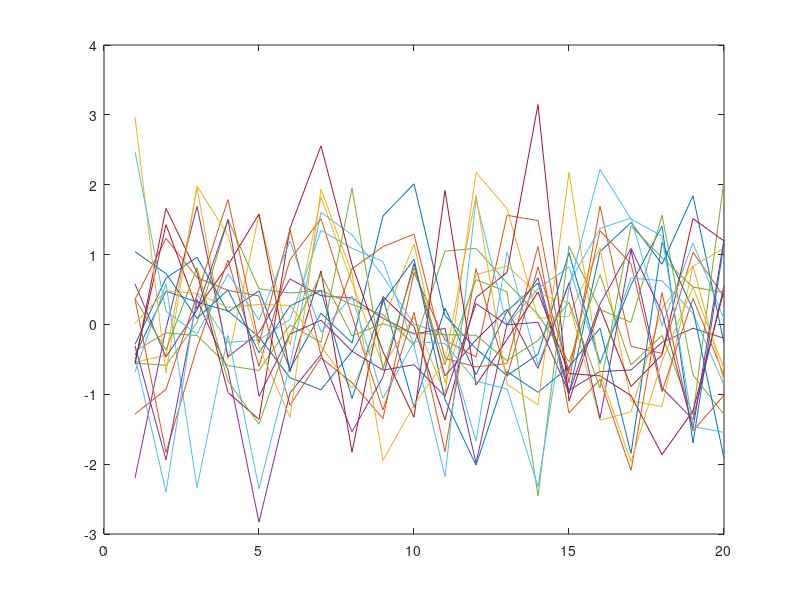

The MATLAB source for this figure: (Note: this script raises an error after producing the figure.)
clear all
close all
clc
iFig = 0;
addpath('../../matlab_tools')

% get colors
figure(100);
h = plot(randn(20));
colors = get(h,'Color');
close(100);

% information resolutions
resolutions = [0.01,0.02,0.05,0.10];
resNames = [{'1% info resolution'},{'2% info resolution'},{'5% info resolution'},{'10% info resolution'}];
Nres = length(resolutions);

% site names
sites = [{'Amplero'},{'Blodgett'},{'Bugac'   },{'ElSaler2'},{'ElSaler' },...
         {'Espirra'},{'FortPeck'},{'Harvard' },{'Hesse'   },{'Howlandm'},...
         {'Howard' },{'Hyytiala'},{'Kruger'  },{'Loobos'  },{'Merbleue'},...
         {'Mopane' },{'Palang'  },{'Sylvania'},{'Tumba'   },{'UniMich' }];
Nsites = length(sites);

% Models
modelNames = [{'CABLE 2.0'},{'CABLE 2.0 SLI'},{'CHTESSEL'},{'COLASSiB 2.0'},{'ISBA SURFEX 7.3 3l'},{'ISBA SURFEX 7.3 dif'},{'JULES 3.1'},{'JULES 3.1 (altP)'},{'Manabe Bucket'},{'Mosaic'},{'NOAH 2.7.1'},{'Noah 3.2'},{'NOAH 3.3'},{'Penman Monteith'}];
%          {'ORCHIDEE.trunk_r1401'}
%          {'SUMMA.1.0.exp.01.000'}
%          {'SUMMA.1.0.exp.01.001'}
%          {'SUMMA.1.0.exp.01.002'}
%          {'SUMMA.1.0.exp.01.003'}
%          {'SUMMA.1.0.exp.01.004'}
%          {'SUMMA.1.0.exp.01.005'}
%          {'SUMMA.1.0.exp.01.006'}
%          {'SUMMA.1.0.exp.01.007'}
%          {'SUMMA.1.0.exp.01.008'}
%          {'SUMMA.1.0.exp.01.009'}
Nmodels = length(modelNames);

% stuff we need for the file name
Nepochs = 10000;
trnfctn = 'trainscg';

Du = 5;

% experiment targets
targNames = [{'Qe'},{'Qh'},{'NEE'}];
Ntargs = length(targNames);

% number of boodstraps
Nboots = 1;

% loop through experiments
for iTarg = 1:Ntargs
 for iBoot = 1:Nboots

  % screen report 
  tboot = tic;

  % init storage
  Yloo = []; 
  Yobs = [];
  Ysit = []; 
  Nsite = zeros(Nsites,1);

  for iSite = 1:Nsites

%% --------------------------
   % file name 
   LOOfname = strcat('../results/LOO_all_',targNames{iTarg},'_',sites{iSite},'_',num2str(iBoot),'_',num2str(Nepochs),'_',trnfctn,'.mat');
   SITEfname = strcat('../results/Site_all_',targNames{iTarg},'_',sites{iSite},'_',num2str(iBoot),'_',num2str(Nepochs),'_',trnfctn,'.mat');

   % load file
%   try
    load(LOOfname);  LOO  = results; clear results;
    load(SITEfname); SITE = results; clear results;
%   catch
%    continue
%   end 

   % make sure there was no stupid mistake
   assert(max(abs(LOO.test.Yobs(:)-SITE.Yobs(:)))==0);

   % store all data
   Yloo = [Yloo(:);LOO.test.Yhat(:)];;
   Yobs = [Yobs(:);LOO.test.Yobs(:)];
   assert(length(Yloo) == length(Yobs));
   Nsite(iSite) = length(LOO.test.Yobs(:));

   % store all data
   Ysit = [Ysit(:);SITE.Yhat(:)];;
   assert(length(Ysit) == length(Yobs));

  end % iSite

%% -------------------------- 
  % load models
  Ymod = zeros(length(Ysit),Nmodels)/0;
  
  edex = 0;
  for iSite = 1:Nsites

    % file name
    fname = strcat('../../data/lagged_data/models_',sites{iSite},'.mat');
    load(fname);
    if Nsite(iSite) > 0
     sdex = edex+1; edex = sdex+Nsite(iSite)-1;
     Ymod(sdex:edex,:) = squeeze(model(:,3+Du+iTarg,:)); 
    end

  end % iSite

%% --------------------------
  % remove missing values
  I = find(Yobs<=-990); Yobs(I) = []; Yloo(I) = []; Ysit(I) = []; Ymod(I,:) = []; 
  I = find(Yloo<=-990); Yobs(I) = []; Yloo(I) = []; Ysit(I) = []; Ymod(I,:) = []; 
  I = find(Ysit<=-990); Yobs(I) = []; Yloo(I) = []; Ysit(I) = []; Ymod(I,:) = []; 

  I = find(isnan(Yobs)); Yobs(I) = []; Yloo(I) = []; Ysit(I) = []; Ymod(I,:) = []; 
  I = find(isnan(Yloo)); Yobs(I) = []; Yloo(I) = []; Ysit(I) = []; Ymod(I,:) = []; 
  I = find(isnan(Ysit)); Yobs(I) = []; Yloo(I) = []; Ysit(I) = []; Ymod(I,:) = []; 

%% --------------------------
  % calculate loo statistics
  if isempty(Yloo)
   INFO(1,iTarg,iBoot,1:Nres) = 0./0;
  else
   for r = 1:Nres; tloo = tic;
    Bw = (max(Yobs)-min(Yobs))*resolutions(r);
[min(Yobs),max(Yobs),Bw]
    Bhat = (min(Yloo)-Bw):Bw:max(Yloo+Bw);
    Bobs = (min(Yobs)-Bw):Bw:max(Yobs+Bw);
    [INFO(1,iTarg,iBoot,r),H(iTarg,iBoot,r)] = info(Yloo,Yobs,Bhat,Bobs,2);
    t = toc(tloo); fprintf('Finished loo stats - iTarg = %d/%d - iBoot = %d/%d - iRes = %d/%d - time = %f\n',iTarg,Ntargs,iBoot,Nboots,r,Nres,t);
   end
  end

  % calculate site statistics
  if isempty(Ysit)
   INFO(2,iTarg,iBoot,1:Nres) = 0./0;
  else
   for r = 1:Nres; tsite = tic;
    Bw = (max(Yobs)-min(Yobs))*resolutions(r);
    Bhat = (min(Ysit)-Bw):Bw:max(Ysit+Bw);
    Bobs = (min(Yobs)-Bw):Bw:max(Yobs+Bw);
    INFO(2,iTarg,iBoot,r) = info(Ysit,Yobs,Bhat,Bobs,2);
    t = toc(tsite); fprintf('Finished site stats - iTarg = %d/%d - iBoot = %d/%d - iRes = %d/%d - time = %f\n',iTarg,Ntargs,iBoot,Nboots,r,Nres,t);
   end
  end

  % calculate model statistics
  if iBoot == 1
   for iMod = 1:Nmodels
    if isempty(Ysit)
     INFO(2+iMod,iTarg,iBoot,1:Nres) = 0./0;
    elseif max(abs(diff(Ymod(:,iMod)))) < 1e-6
     INFO(2+iMod,iTarg,iBoot,1:Nres) = 0./0;
    else

     I = find(Ymod(:,iMod)>=-990); %[iMod,length(I),length(Yobs)]
     if length(I)<0.9*length(Yobs)
      INFO(2+iMod,iTarg,iBoot,1:Nres) = 0./0;
      continue; 
     end;

     I = find(~isnan(Ymod(:,iMod))); %[iMod,length(I),length(Yobs)]
     if length(I)<0.9*length(Yobs)
      INFO(2+iMod,iTarg,iBoot,1:Nres) = 0./0;
      continue
     end

     for r = 1:Nres; tmod = tic;
      Bw = (max(Yobs)-min(Yobs))*resolutions(r);
      Bhat = (min(Ymod(I,iMod))-Bw):Bw:max(Ymod(I,iMod)+Bw);
      Bobs = (min(Yobs)-Bw):Bw:max(Yobs+Bw);
      INFO(2+iMod,iTarg,iBoot,r) = info(Ymod(I,iMod),Yobs(I),Bhat,Bobs,2);
      t = toc(tmod) ; fprintf('Finished model stats - iTarg = %d/%d - iMod = %d/%d - iRes = %d/%d - time = %f\n',iTarg,Ntargs,iMod,Nmodels,r,Nres,t);
     end
    end
   end
  end

  % screen report
  t = toc(tboot); fprintf('Finished: iBoot = %d - iTarg = %d - time = %f\n',iBoot,iTarg,t);
  % screen report
  t = toc(tboot); fprintf('Finished: iBoot = %d - iTarg = %d - time = %f\n',iBoot,iTarg,t);

 end % iBoot
end % iTarg

% save results
save('loo_site_results3.mat');

%% ---------------------------------------

make_plots


return

